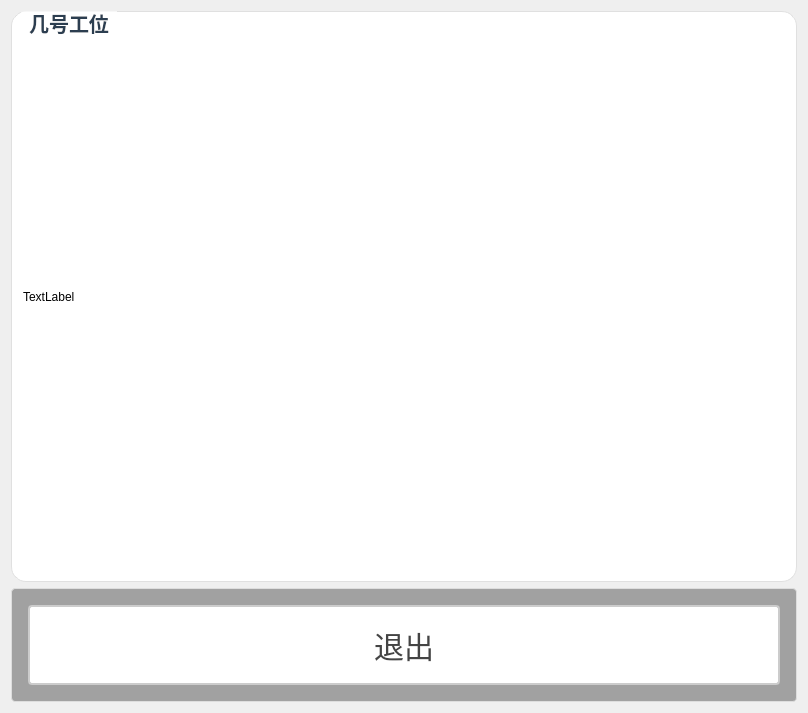
<?xml version="1.0" encoding="UTF-8"?>
<ui version="4.0">
 <class>DlgRealTimeImgDisClass</class>
 <widget class="QDialog" name="DlgRealTimeImgDisClass">
  <property name="geometry">
   <rect>
    <x>0</x>
    <y>0</y>
    <width>808</width>
    <height>713</height>
   </rect>
  </property>
  <property name="windowTitle">
   <string>DlgRealTimeImgDis</string>
  </property>
  <layout class="QVBoxLayout" name="verticalLayout_2" stretch="5,1">
   <item>
    <widget class="QGroupBox" name="gBox_imgDis">
     <property name="styleSheet">
      <string notr="true">QGroupBox {
    font-size: 20px;
    font-weight: bold;
    background-color: rgb(255, 255, 255);
    border: 1px solid #e0e0e0;
    border-radius: 2px;
	border-radius: 15px
}

QGroupBox::title {
    subcontrol-origin: margin;
    left: 10px;
    padding: 0 5px;
    color: #2c3e50;
}</string>
     </property>
     <property name="title">
      <string>几号工位</string>
     </property>
     <layout class="QVBoxLayout" name="verticalLayout">
      <item>
       <widget class="QLabel" name="label_imgDis">
        <property name="text">
         <string>TextLabel</string>
        </property>
       </widget>
      </item>
     </layout>
    </widget>
   </item>
   <item>
    <widget class="QGroupBox" name="groupBox">
     <property name="styleSheet">
      <string notr="true">QGroupBox {
    border: 1px solid #DDD;
    border-radius: 4px;
    font: bold 14px;
    color: #666;
    background-color: rgb(161, 161, 161);
    padding: 5px; 
}

QGroupBox::title {
    subcontrol-origin: margin;
    subcontrol-position: top left;
    left: 10px;
    padding: 0 5px;
}</string>
     </property>
     <property name="title">
      <string/>
     </property>
     <layout class="QHBoxLayout" name="horizontalLayout_4">
      <item>
       <widget class="QPushButton" name="pbtn_exit">
        <property name="sizePolicy">
         <sizepolicy hsizetype="Minimum" vsizetype="Minimum">
          <horstretch>0</horstretch>
          <verstretch>0</verstretch>
         </sizepolicy>
        </property>
        <property name="styleSheet">
         <string notr="true">QPushButton {
    padding: 6px 14px;
    border: 2px solid #CCC;
    border-radius: 4px;
    background-color: white;
    color: #444;
    font-size: 30px; 
}

QPushButton:hover {
    border-color: #999;
    background-color: #F5F5F5;
}

QPushButton:pressed {
    border-color: #777;
    background-color: #EEE;
}</string>
        </property>
        <property name="text">
         <string>退出</string>
        </property>
       </widget>
      </item>
     </layout>
    </widget>
   </item>
  </layout>
 </widget>
 <layoutdefault spacing="6" margin="11"/>
 <resources/>
 <connections/>
</ui>
